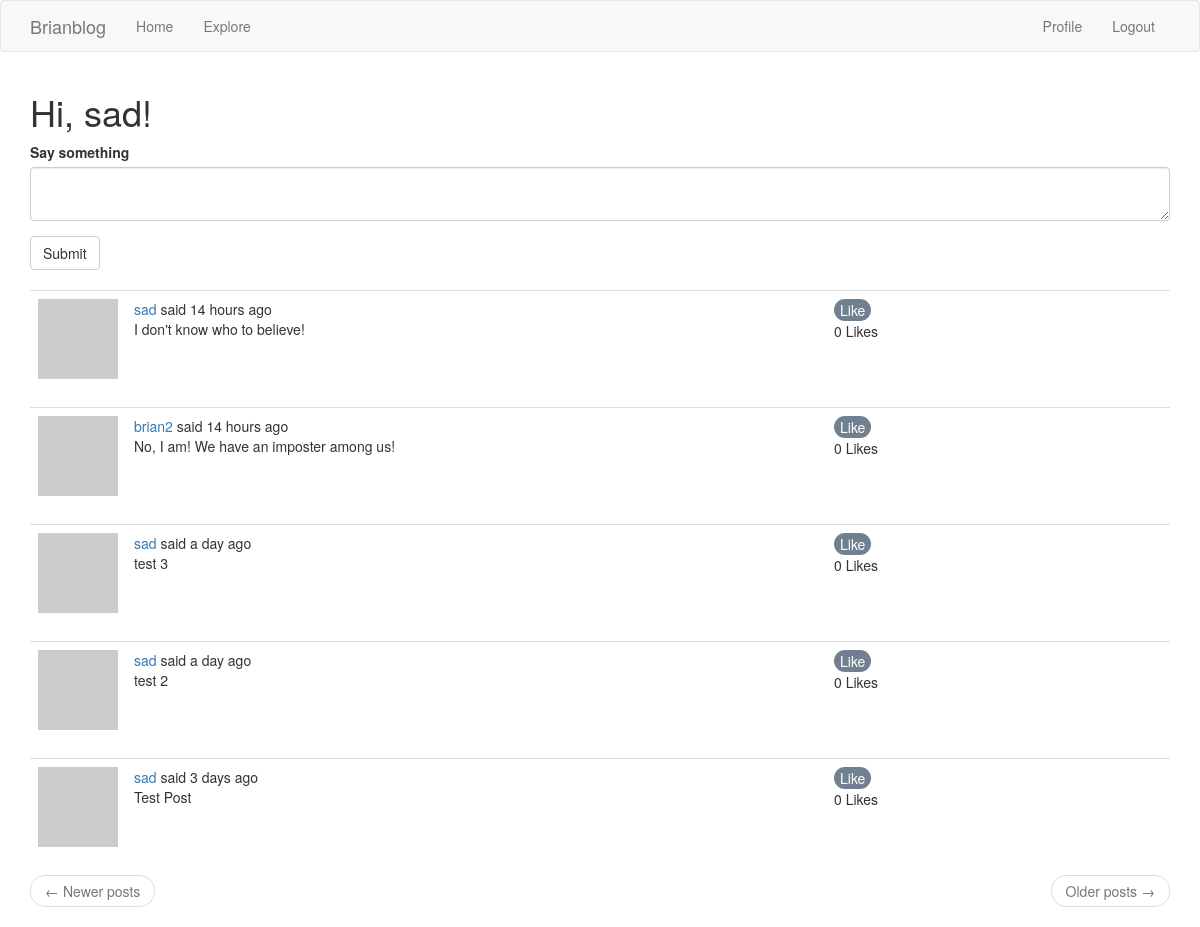
Screenshot of /index (signed in) with the database file from the repository.
### app/models.py (models this page shows, shortened)
class User(UserMixin, db.Model):
    id = db.Column(db.Integer, primary_key=True)
    username = db.Column(db.String(64), index=True, unique=True)
    email = db.Column(db.String(120), index=True, unique=True)
    password_hash = db.Column(db.String(128))
    posts = db.relationship('Post', backref='author', lazy='dynamic')
    about_me = db.Column(db.String(140))
    last_seen = db.Column(db.DateTime, default=datetime.utcnow)
    followed = db.relationship(
        'User', secondary=followers,
        primaryjoin=(followers.c.follower_id == id),
        secondaryjoin=(followers.c.followed_id == id),
        backref=db.backref('followers', lazy='dynamic'), lazy='dynamic')
    def avatar(self, size):
        digest = md5(self.email.lower().encode('utf-8')).hexdigest()
        return 'https://www.gravatar.com/avatar/{}?d=identicon&s={}'.format(
            digest, size)
    def followed_posts(self):
        followed = Post.query.join(
            followers, (followers.c.followed_id == Post.user_id)).filter(
                followers.c.follower_id == self.id)
        own = Post.query.filter_by(user_id=self.id)
        return followed.union(own).order_by(Post.timestamp.desc())

class Post(db.Model):
    id = db.Column(db.Integer, primary_key=True)
    body = db.Column(db.String(140))
    timestamp = db.Column(db.DateTime, index=True, default=datetime.utcnow)
    user_id = db.Column(db.Integer, db.ForeignKey('user.id'))

### app/routes.py (the view)
@app.route('/', methods=['GET', 'POST'])
@app.route('/index', methods=['GET', 'POST'])
@login_required
def index():
    form = PostForm()
    if form.validate_on_submit():
        post = Post(body=form.post.data, author=current_user)
        db.session.add(post)
        db.session.commit()
        flash(_('Your post is now live!'))
        return redirect(url_for('index'))
    page = request.args.get('page', 1, type=int)
    posts = current_user.followed_posts().paginate(
        page, app.config['POSTS_PER_PAGE'], False)
    next_url = url_for('index', page=posts.next_num) \
        if posts.has_next else None
    prev_url = url_for('index', page=posts.prev_num) \
        if posts.has_prev else None
    return render_template('index.html', title=_('Home'), form=form,
                           posts=posts.items, next_url=next_url,
                           prev_url=prev_url)

### app/forms.py
class PostForm(FlaskForm):
    post = TextAreaField(_l('Say something'), validators=[DataRequired()])
    submit = SubmitField(_l('Submit'))

### app/models.py (called while the page is built)
@login.user_loader
def load_user(id):
    return User.query.get(int(id))

### app/routes.py (called while the page is built)
@app.before_request
def before_request():
    if current_user.is_authenticated:
        current_user.last_seen = datetime.utcnow()
        db.session.commit()
    g.locale = str(get_locale())

### app/templates/index.html
{% extends "base.html" %}
{% import 'bootstrap/wtf.html' as wtf %}
{% block app_content %}
    <h1>{{ _('Hi, %(username)s!', username=current_user.username) }}</h1>
    {% if form %}
    {{ wtf.quick_form(form) }}
    <br>
    {% endif %}
    {% for post in posts %}
        {% include '_post.html' %}
    {% endfor %}
    <nav aria-label="...">
        <ul class="pager">
            <li class="previous{% if not prev_url %} disabled{% endif %}">
                <a href="{{ prev_url or '#' }}">
                    <span aria-hidden="true">&larr;</span> {{ _('Newer posts') }}
                </a>
            </li>
            <li class="next{% if not next_url %} disabled{% endif %}">
                <a href="{{ next_url or '#' }}">
                    {{ _('Older posts') }} <span aria-hidden="true">&rarr;</span>
                </a>
            </li>
        </ul>
    </nav>
{% endblock %}

### app/templates/_post.html (shortened to what this page needs)
<table class="table table-hover">
    <tr>
        <td width="70px">
            <a href="{{ url_for('user', username=post.author.username) }}">
                <img src="{{ post.author.avatar(70) }}" />
            </a>
        </td>
        <td width = "700px">
            {{ _('%(username)s said %(when)s',
                username=user_link, when=moment(post.timestamp).fromNow()) }}
            <br>
            {{ post.body }}
        </td>
        <td>
            <button onClick="like()">Like</button>
            <p id="likes">0 Likes</p>
        </td>
    </tr>
</table>

### app/templates/_post.html (style rules this page uses)
button { background-color:slategray; color:white; border:none; border-radius:20px; }

### rows the page displays
Post: body "I don't know who to believe!"
Post: body "No, I am! We have an imposter among us!"
Post: body "test 3"
Post: body "test 2"
Post: body "Test Post"
